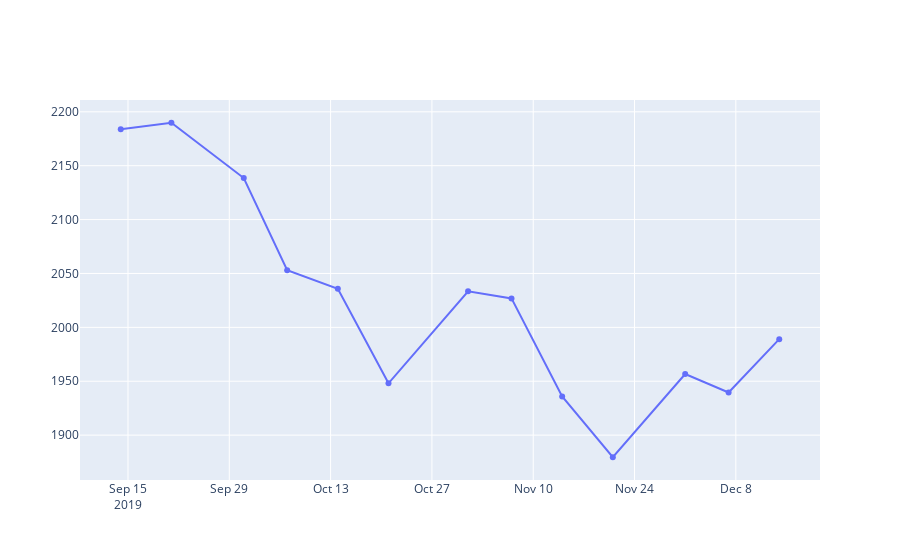

Notebook source saved alongside this figure:
### Code cell
#H_M
fig = go.Figure([go.Scatter(x=H_M['week'], y=H_M['amount_x'])])
fig.show()

### Figure 1 — Plotly figure (JSON) as saved in the notebook; plotly's stock layout.template omitted (floating-point values rounded to 4 significant figures)
{"data": [{"type": "scatter", "x": ["2019-09-14T00:00:00", "2019-09-21T00:00:00", "2019-10-01T00:00:00", "2019-10-07T00:00:00", "2019-10-14T00:00:00", "2019-10-21T00:00:00", "2019-11-01T00:00:00", "2019-11-07T00:00:00", "2019-11-14T00:00:00", "2019-11-21T00:00:00", "2019-12-01T00:00:00", "2019-12-07T00:00:00", "2019-12-14T00:00:00"], "y": [2184.0, 2190.0, 2139.0, 2053.0, 2036.0, 1948.0, 2033.0, 2027.0, 1936.0, 1879.0, 1957.0, 1940.0, 1989.0]}], "layout": {}}
